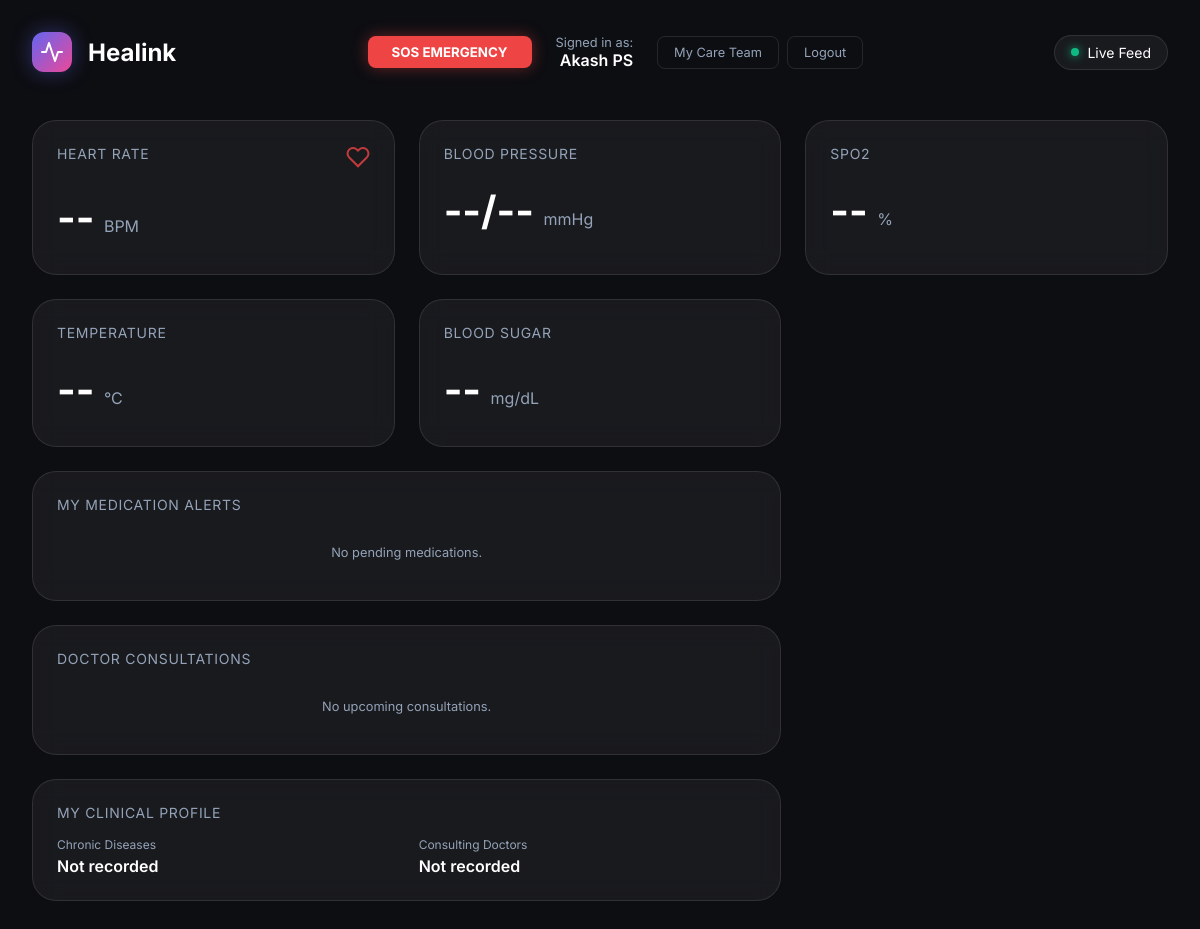
Page /patient (signed in) on the earlier database version.
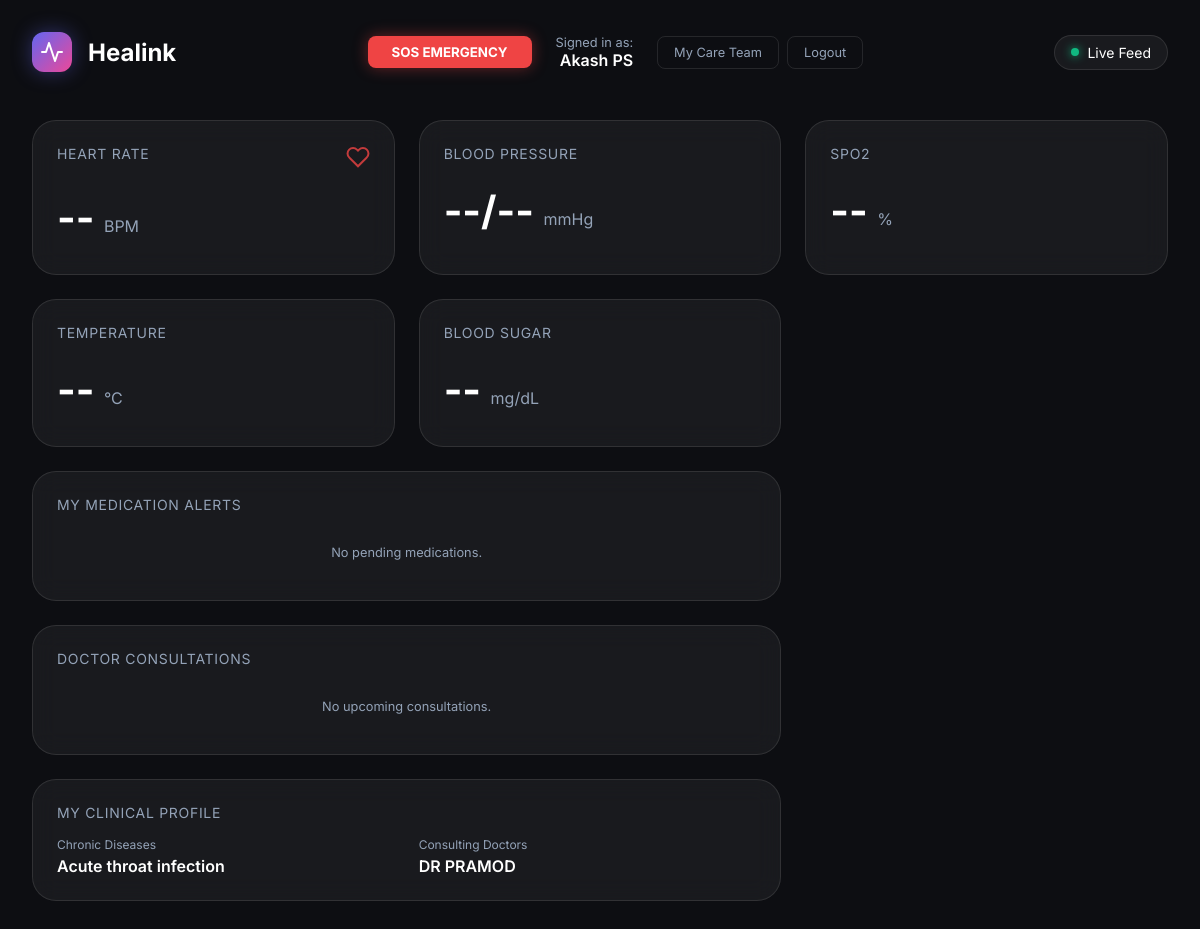
Same page on the later database version.
### tables this page shows
CREATE TABLE patient_clinical_info (
        patient_id INTEGER PRIMARY KEY,
        diseases TEXT,
        doctors TEXT,
        medications TEXT,
        updated_at DATETIME DEFAULT CURRENT_TIMESTAMP,
        FOREIGN KEY (patient_id) REFERENCES users(id) ON DELETE CASCADE
    );

### app.py (the view)
@app.route('/patient')
@roles_required('patient')
def patient_dashboard():
    conn = get_db_connection()
    meds = conn.execute('SELECT * FROM medication_alerts WHERE user_id = ? AND taken = 0 ORDER BY time ASC', (session['user_id'],)).fetchall()
    doc_reminders = conn.execute('SELECT * FROM doctor_reminders WHERE user_id = ? AND status = "pending" ORDER BY date ASC, time ASC', (session['user_id'],)).fetchall()
    clinical_info = conn.execute("SELECT * FROM patient_clinical_info WHERE patient_id = ?", (session['user_id'],)).fetchone()
    conn.close()
    return render_template('patient/index.html', medication_alerts=meds, clinical_info=clinical_info, doctor_reminders=doc_reminders)

### auth_utils.py (called while the page is built)
def roles_required(*roles):
    def decorator(f):
        @wraps(f)
        def decorated_function(*args, **kwargs):
            if 'user_id' not in session:
                return redirect(url_for('login'))
            if session.get('role') not in roles:
                abort(403, description="Access Denied. You do not have the required permissions.")
            return f(*args, **kwargs)
        return decorated_function
    return decorator

### db.py (called while the page is built)
def get_db_connection():
    conn = sqlite3.connect(DB_PATH)
    conn.row_factory = sqlite3.Row
    return conn

### templates/patient/index.html (shortened to what the changed rows need)
<!DOCTYPE html>
<html lang="en">
<head>
    <link rel="stylesheet" href="{{ url_for('static', filename='style.css') }}">
</head>
<body data-history-api-url="{{ url_for('api.get_history') }}" data-stream-api-url="{{ url_for('api.stream_data') }}"
    data-meds-update-url="{{ url_for('api.meds_update') }}" data-current-user-id="{{ session.user_id or 0 }}">
    <div class="container">
        <header>
            <div class="logo-container">
                <h1>Healink</h1>
            </div>
        </header>
        <div class="dashboard-grid">
            <div class="chart-container" style="padding: 1.5rem; grid-column: span 2;">
                <div style="margin-top: 1rem; display: grid; grid-template-columns: repeat(2, 1fr); gap: 1.5rem;">
                    <div>
                        <div style="font-size: 0.75rem; color: var(--text-secondary); margin-bottom: 0.25rem;">Chronic
                            Diseases</div>
                        <div style="font-weight: 600;">{{ clinical_info.diseases if clinical_info else 'Not recorded' }}
                        </div>
                    </div>
                    <div>
                        <div style="font-size: 0.75rem; color: var(--text-secondary); margin-bottom: 0.25rem;">
                            Consulting Doctors</div>
                        <div style="font-weight: 600;">{{ clinical_info.doctors if clinical_info else 'Not recorded' }}
                        </div>
                    </div>
                </div>
            </div>
        </div>
    </div>
</body>
</html>

Differences in the rows shown:
added patient_clinical_info: diseases "Acute throat infection", doctors "DR PRAMOD"
Other differences:
{{ clinical_info.diseases if clinical_info else 'Not recorded' }}: "Not recorded" → (not shown)
{{ clinical_info.doctors if clinical_info else 'Not recorded' }}: "Not recorded" → (not shown)
